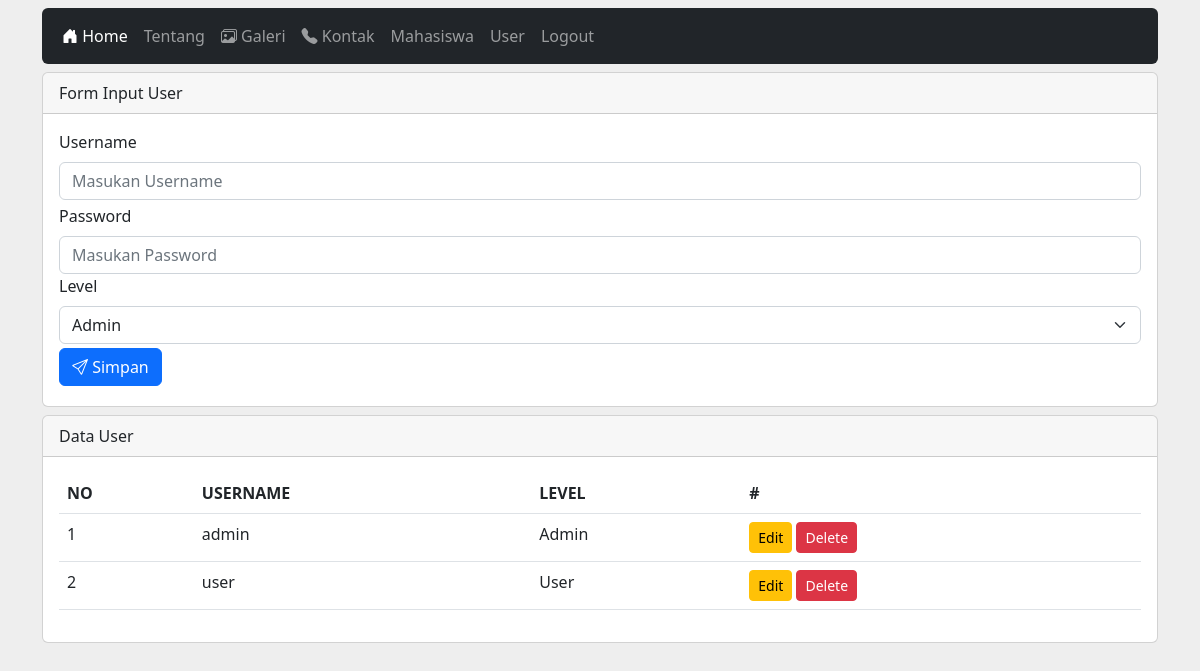
The page /public/index.php?page=user (signed in) on the database its author committed.
### tables this page shows
CREATE TABLE `user` (
  `id` int(11) NOT NULL,
  `username` varchar(255) NOT NULL,
  `password` varchar(255) NOT NULL,
  `level` varchar(255) NOT NULL
);

### public/content/user.php (the view, shortened to what this page needs)
<div class="row mt-2">
    <div class="col-12 mx-auto">
        <div class="card">
            <div class="card-header">
                Form Input User
            </div>
            <div class="card-body">
                <form action="index.php?page=user_save" method="POST">
                    <div class="mb-1">
                        <label class="form-label" for="">Username</label>
                        <input type="text" name="username" class="form-control" placeholder="Masukan Username">
                    </div>
                    <div class="mb-">
                        <label class="form-label" for="">Password</label>
                        <input type="text" name="password" class="form-control" placeholder="Masukan Password">
                    </div>
                    <div class="mb-1">
                        <label class="form-label" for="">Level</label>
                        <select name="level" class="form-select" id="">
                            <option>Admin</option>
                        </select>
                    </div>
                    <div class="mb-1">
                        <button type="submit" class="btn btn-primary"><i class="bi bi-send"></i> Simpan</button>
                    </div>
                </form>
            </div>
        </div>
        <div class="card mt-2">
            <div class="card-header">
                Data User
            </div>
            <div class="card-body">
                <table class="table">
                    <thead>
                        <tr>
                            <th>NO</th>
                            <th>USERNAME</th>
                            <th>LEVEL</th>
                            <th>#</th>
                        </tr>
                    </thead>
                    <tbody>
                        <?php
                        $no = 1;
                        $sql = $con->query("SELECT * FROM user");
                        while ($row = $sql->fetch()) {
                            echo "<tr>
                                    <td>$no</td>
                                    <td>$row[username]</td>
                                    <td>$row[level]</td>
                                    <td>
                                        <a href='' class='btn btn-sm btn-warning'>Edit</a>
                                        <a href='' class='btn btn-sm btn-danger' onclick=\"return confirm('Hapus Data?')\">Delete</a>
                                    </td>
                            </tr>";
                            $no++;
                        }
                        ?>
                    </tbody>
                </table>
            </div>
        </div>
    </div>
</div>

### public/index.php (style rules this page uses)
body { background-color: #eee; }

### rows shown on the page
user: username "admin", level "Admin"
user: username "user", level "User"
